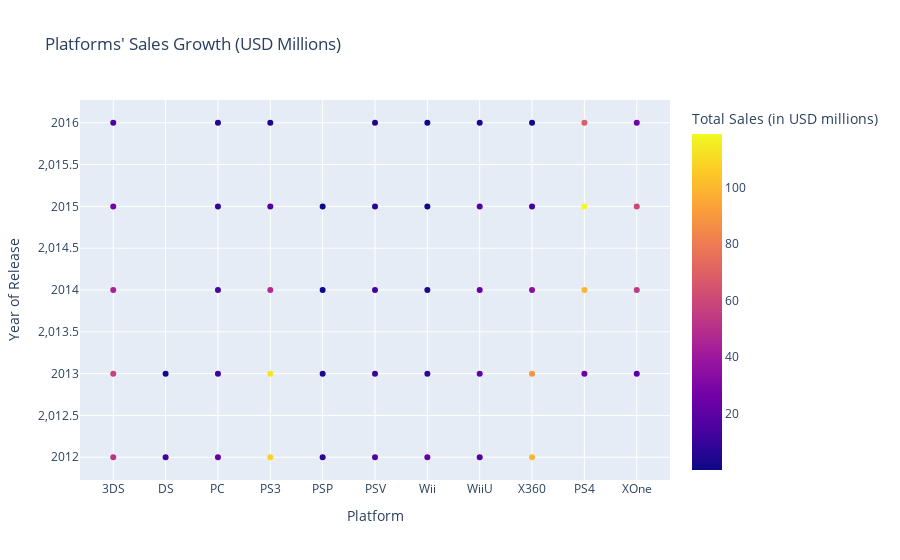

The notebook cell this image was saved under:
### Markdown cell above
Which platforms are leading in sales? Which ones are growing or shrinking? Select several potentially profitable platforms.

### Code cell
leading_sales = ice_data_filtered.groupby('platform')['total_sales'].sum().sort_values(ascending=False)
leading_sales = leading_sales.reset_index().rename(columns={0: 'platform', 'total_sales': 'total_sales'})
print(leading_sales)
sales_growth = ice_data_filtered.groupby(['year_of_release', 'platform'])['total_sales'].sum()
sales_growth = sales_growth.reset_index().rename(columns={0: 'year_of_release', 1: 'platform', 'total_sales': 'total_sales'})
sales_growth_chart = px.scatter(sales_growth,
                                x='platform',
                                y='year_of_release',
                                color='total_sales',
                                labels={
                                        'platform': 'Platform',
                                        'total_sales': 'Total Sales (in USD millions)',
                                        'year_of_release': 'Year of Release'},                              
                                        title="Platforms' Sales Growth (USD Millions)"
    
)

sales_growth_chart.show()

### Figure 1 — Plotly figure (JSON) as saved in the notebook; plotly's stock layout.template omitted (floating-point values rounded to 4 significant figures)
{"data": [{"hovertemplate": "Platform=%{x}<br>Year of Release=%{y}<br>Total Sales (in USD millions)=%{marker.color}<extra></extra>", "legendgroup": "", "marker": {"color": [51.36, 11.01, 23.22, 107.4, 7.69, 16.19, 21.71, 17.56, 99.74, 56.57, 1.54, 12.38, 113.2, 25.99, 3.14, 10.59, 8.59, 21.65, 88.58, 18.96, 43.76, 13.28, 47.76, 100, 0.24, 11.9, 3.75, 22.03, 34.74, 54.07, 27.78, 8.52, 16.82, 118.9, 0.12, 6.25, 1.14, 16.35, 11.96, 60.14, 15.14, 5.25, 3.6, 69.25, 4.25, 0.18, 4.6, 1.52, 26.15], "coloraxis": "coloraxis", "symbol": "circle"}, "mode": "markers", "name": "", "orientation": "v", "showlegend": false, "type": "scatter", "x": ["3DS", "DS", "PC", "PS3", "PSP", "PSV", "Wii", "WiiU", "X360", "3DS", "DS", "PC", "PS3", "PS4", "PSP", "PSV", "Wii", "WiiU", "X360", "XOne", "3DS", "PC", "PS3", "PS4", "PSP", "PSV", "Wii", "WiiU", "X360", "XOne", "3DS", "PC", "PS3", "PS4", "PSP", "PSV", "Wii", "WiiU", "X360", "XOne", "3DS", "PC", "PS3", "PS4", "PSV", "Wii", "WiiU", "X360", "XOne"], "xaxis": "x", "y": [2012, 2012, 2012, 2012, 2012, 2012, 2012, 2012, 2012, 2013, 2013, 2013, 2013, 2013, 2013, 2013, 2013, 2013, 2013, 2013, 2014, 2014, 2014, 2014, 2014, 2014, 2014, 2014, 2014, 2014, 2015, 2015, 2015, 2015, 2015, 2015, 2015, 2015, 2015, 2015, 2016, 2016, 2016, 2016, 2016, 2016, 2016, 2016, 2016], "yaxis": "y"}], "layout": {"coloraxis": {"colorbar": {"title": {"text": "Total Sales (in USD millions)"}}, "colorscale": [[0, "#0d0887"], [0.1111, "#46039f"], [0.2222, "#7201a8"], [0.3333, "#9c179e"], [0.4444, "#bd3786"], [0.5556, "#d8576b"], [0.6667, "#ed7953"], [0.7778, "#fb9f3a"], [0.8889, "#fdca26"], [1, "#f0f921"]]}, "legend": {"tracegroupgap": 0}, "title": {"text": "Platforms' Sales Growth (USD Millions)"}, "xaxis": {"anchor": "y", "domain": [0, 1], "title": {"text": "Platform"}}, "yaxis": {"anchor": "x", "domain": [0, 1], "title": {"text": "Year of Release"}}}}
